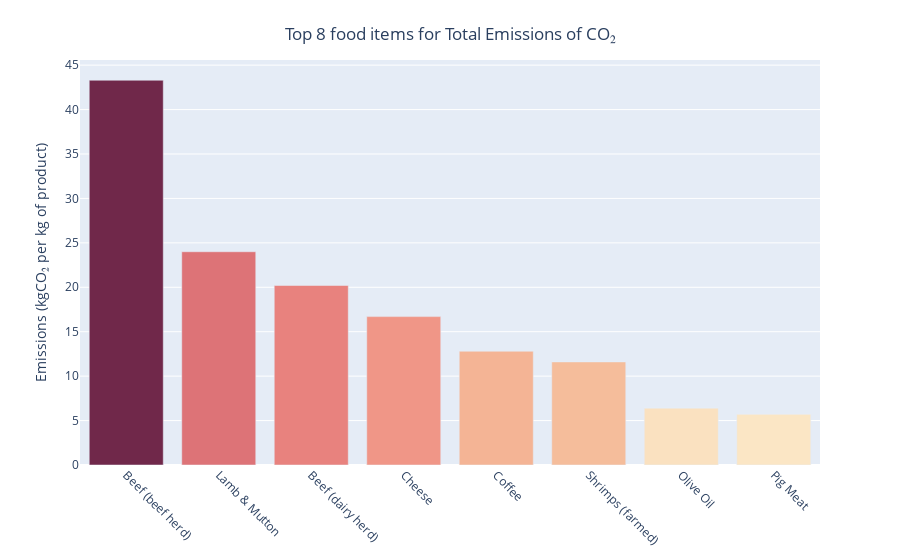

Here is the notebook cell this chart was saved with:
### Markdown cell above
From the violin chart and histogram, we can see that the distribution is unimodal and left-skewed. About 80% of the elements (35 out of 43) have low total CO₂ emissions, while 16% (7 out of 43) emit moderate levels, between 5–25 kg of CO₂ per 1 kg of food. One element is an outlier, producing over 43 kg of CO₂ per 1 kg of food.

The histogram focuses on total emissions values, whereas the table provides a statistical summary of all steps in the production chain. It is clear that the ‘farm’ process contributes most to CO₂ emissions.

Based on this information, the next step is to focus on the 8 foods with the highest total CO₂ emissions.

### Code cell
# Create a dataframe subset using only top 8 elements with highest total emissions values
top_8_emiss = df_emiss.sort_values(by='total_emissions', ascending=False).head(8)

fig = px.bar(
    top_8_emiss,
    x='food_product',
    y='total_emissions',

    color='total_emissions',
    color_continuous_scale='Burgyl',
    
    hover_name='total_emissions',
    hover_data=dict(
        total_emissions=None,
        food_product=None))


fig.update_layout(
    coloraxis_showscale=False,

    title = 'Top 8 food items for Total Emissions of CO₂',
    title_x = 0.5,
    title_y = 0.95,
    title_xanchor='center',
    title_yanchor='top',

    yaxis = dict(title='Emissions (kgCO₂ per kg of product)'),
    xaxis = dict(
        title=None, 
        tickangle=45))    

fig.show()

### Figure 1 — Plotly figure (JSON) as saved in the notebook; plotly's stock layout.template omitted (floating-point values rounded to 4 significant figures)
{"data": [{"hovertemplate": "<b>%{hovertext}</b><br><br><extra></extra>", "hovertext": [43.3, 24.0, 20.2, 16.7, 12.8, 11.6, 6.4, 5.7], "legendgroup": "", "marker": {"color": [43.3, 24.0, 20.2, 16.7, 12.8, 11.6, 6.4, 5.7], "coloraxis": "coloraxis", "pattern": {"shape": ""}}, "name": "", "orientation": "v", "showlegend": false, "textposition": "auto", "type": "bar", "x": ["Beef (beef herd)", "Lamb & Mutton", "Beef (dairy herd)", "Cheese", "Coffee", "Shrimps (farmed)", "Olive Oil", "Pig Meat"], "xaxis": "x", "y": [43.3, 24.0, 20.2, 16.7, 12.8, 11.6, 6.4, 5.7], "yaxis": "y"}], "layout": {"barmode": "relative", "coloraxis": {"colorbar": {"title": {"text": "total_emissions"}}, "colorscale": [[0, "rgb(251, 230, 197)"], [0.1667, "rgb(245, 186, 152)"], [0.3333, "rgb(238, 138, 130)"], [0.5, "rgb(220, 113, 118)"], [0.6667, "rgb(200, 88, 108)"], [0.8333, "rgb(156, 63, 93)"], [1, "rgb(112, 40, 74)"]], "showscale": false}, "legend": {"tracegroupgap": 0}, "margin": {"t": 60}, "title": {"text": "Top 8 food items for Total Emissions of CO₂", "x": 0.5, "xanchor": "center", "y": 0.95, "yanchor": "top"}, "xaxis": {"anchor": "y", "domain": [0, 1], "tickangle": 45, "title": {}}, "yaxis": {"anchor": "x", "domain": [0, 1], "title": {"text": "Emissions (kgCO₂ per kg of product)"}}}}
